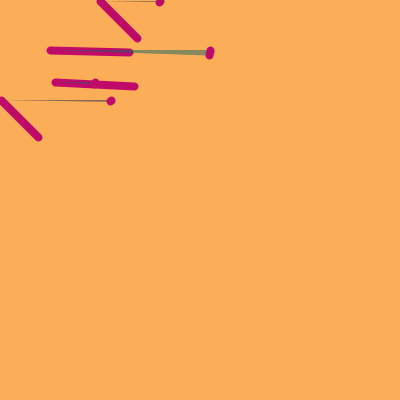
Frame 1 (no input)
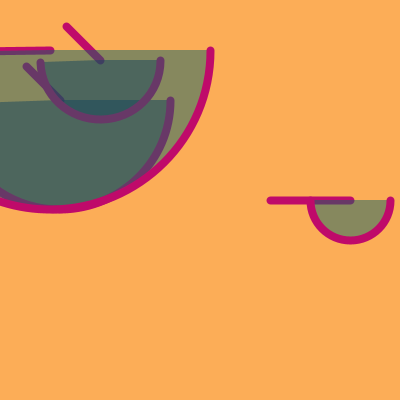
Frame 60 (the mouse pressed at the canvas centre just before this capture)
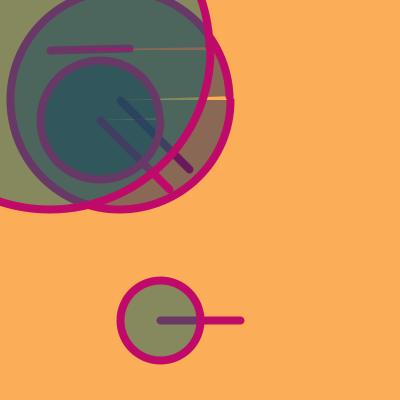
Frame 120 (the mouse held since frame 60 and released just before this capture)

The Processing sketch that drew these frames (run headless with seeded random() and noise(); from frame 60 on, the mouse is pressed at the canvas centre):

// Processing sketch: processing_71931
// ── processing_71931.pde

//hannah schmitt
//HW 6
//copyright hannah schmitt, carnegie mellon university, 2012

//press the 'up' arrow to restart the small circle bouncing 
//click, hold, and move around mouse for a surprise

float x, y, wd, ht, deltax, deltay, delta, theta;
color value, value2;


void setup ()
{
  size(400, 400);
  smooth();
  x=50;
  y=80;
  wd=140;
  ht=190;
  deltax= 5;
  deltay=2;
  delta=200;
  value = color(25, 40, 82, 130);
  value2 =color(20, 100, 100, 130);
  theta = 0;
}

void draw ()
{
  background(252, 173, 87, 10);
  circle2(x, y, wd, ht, value);
  circle(50, 50, width*.8, height*.8, value2);
  bounceCircle();
  circle(x, y, width*.2, height*.2, value2);
}

void bounceCircle() {
  x+= deltax;
  if (x>delta*2 || x< width-delta*2) {
    deltax= -deltax;
  }
  else if (x<0) {
    deltax= -deltax;
  }
  y+= deltay;
  if (y>delta*2 || y< height-delta*2) {
    deltay= -deltay;
  }
  else if (y<0) {
    deltay= -deltay;
  }
}


void circle (float x, float y, float wd, float ht, color value)
{
  theta++;
  fill(value);
  strokeWeight(8);
  stroke(191, 10, 106);
  line(x, y, x+80*cos(radians(theta)), y+80*sin(radians(theta)));
  arc(x, y, wd, ht, radians(0), radians (theta));
  if (theta == 360) {
    theta = 0;
  }
}

void circle2 (float x, float y, float wd, float ht, color value_)
{
  theta++;
  fill(value);
  strokeWeight(8);
  stroke(191, 10, 106);
  line(frameCount%width, 100, frameCount%width+70*cos(theta), 100+70*cos(theta));
  arc(frameCount%width, 100, width*.55, height*.55, radians(0), radians(theta));
  y= y+1;
  line(100, frameCount%height, 100+70*cos(theta), frameCount%height+70*cos(theta));
  arc(100,frameCount%height,width*0.3,height*.3,radians(0), radians(theta)); //1st horizontal
}

void mouseDragged()
{
//  value = color(62, 20, 118, 130);
background(random(255));
stroke(49,30,75);
line(200, 200, 70+140*cos(theta), 80+190*sin(theta));
line(200, 200, 40+140*cos(theta), 70+190*sin(theta));
line(200, 200, 30+140*cos(theta), 80+190*sin(theta));
line(200, 200, 70+140*cos(theta), 80+190*sin(theta));
line(200, 200, 30+140*cos(theta), 80+190*sin(theta));
line(200, 200, 100+140*cos(theta), 50+190*sin(theta));
line(200, 200, 90+140*cos(theta), 100+190*sin(theta));
line(200, 200, 110+140*cos(theta), 120+190*sin(theta));
line(200, 200, 40+100*cos(theta), 40+120*sin(theta));
line(200, 200, 100+120*cos(theta), 50+200*sin(theta));
line(200, 200, 50+150*cos(theta), 100+400*sin(theta));
line(200, 200, 80+160*cos(theta), 120+160*sin(theta));
}


void keyPressed ()
{ 
  if (key== CODED) {
    if (keyCode == UP) {
      x=x+40;
      y=x+40;
    } 
    if (x>45)
      x=0;
  } 
  if (y>45) {
    y=0;
  }
  
  if (key == 's') {
    deltax=20;
    deltay= 10;
    
  
}

}

void keyReleased ()
{
    if (key == 'g') {
    deltax=5;
    deltay= 2;
    }  
}
